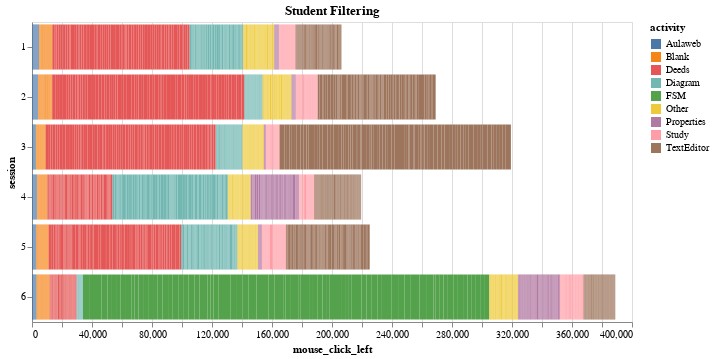

The notebook cell saved with this chart:
### Markdown cell above
## Altair

### Code cell
# for each student:
# 1. their activity - log across sessions (bar plots)
base = alt.Chart(log_session, width=600, height=300).mark_bar().encode(
x = 'mouse_click_left',
y = 'session:N',
color = 'activity'
).transform_calculate(student = 'datum.student_id')

student_slider = alt.binding_range(min=1, max=115, step=1)
slider_selection = alt.selection_single(bind=student_slider, fields=['student'], name="Student ID")

filter_student = base.add_selection(
    slider_selection
).transform_filter(
    slider_selection
).properties(title="Student Filtering")

filter_student

### Figure 1 — Vega-Lite specification as saved in the notebook (floating-point values rounded to 4 significant figures; data arrays with more than 128 entries replaced by an {"elided": "..."} marker saying what was removed)
{"config": {"view": {"continuousWidth": 400, "continuousHeight": 300}}, "data": {"name": "data-b6691488e38b80333ca375794054e2e1"}, "mark": "bar", "encoding": {"color": {"type": "nominal", "field": "activity"}, "x": {"type": "quantitative", "field": "mouse_click_left"}, "y": {"type": "nominal", "field": "session"}}, "height": 300, "selection": {"Student ID": {"type": "single", "bind": {"input": "range", "max": 115, "min": 1, "step": 1}, "fields": ["student"]}}, "title": "Student Filtering", "transform": [{"calculate": "datum.student_id", "as": "student"}, {"filter": {"selection": "Student ID"}}], "width": 600, "$schema": "https://vega.github.io/schema/vega-lite/v4.8.1.json", "datasets": {"data-b6691488e38b80333ca375794054e2e1": {"elided": "4169 records"}}}
